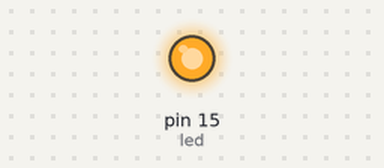
The program below on a simulated Raspberry Pi (header pin numbers). Parts: output pins drawn as LEDs (lit = HIGH). At 5.0 s the program stops and its outputs stay as they are.

Above: at 0.1 s.
At 5.1 s:
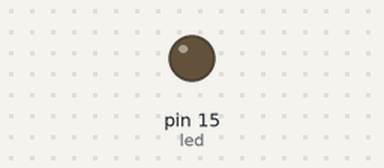
Timing chart, 0 to 6.5 s (numbered marks = the images above):
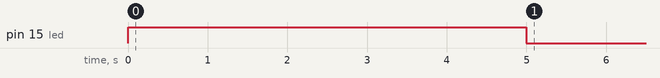

The program:

led.py
```python
#import modules and libraries
import RPi.GPIO as GPIO
import time

#set up GPIO using Board numbering
GPIO.setmode(GPIO.BOARD)

#set up the pin that the LED connects to on the RPi as an output
led = 15
GPIO.setup(led, GPIO.OUT)

#turn the LED on
GPIO.output(led, 1)
#wait 5 seconds
time.sleep(5)
#turn the LED off
GPIO.output(led, 0)
#clean up the ports
GPIO.cleanup()
```

Measured:
- by itself, pin 15 (led): LOW → HIGH at 0.00 s, → LOW 5.0 s later
